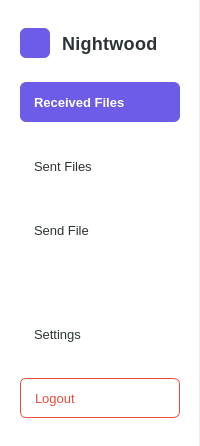
<?xml version="1.0" encoding="UTF-8"?>
<ui version="4.0">
 <class>NavBar</class>
 <widget class="QWidget" name="NavBar">
  <property name="minimumSize">
   <size>
    <width>200</width>
    <height>0</height>
   </size>
  </property>
  <property name="maximumSize">
   <size>
    <width>200</width>
    <height>16777215</height>
   </size>
  </property>
  <property name="styleSheet">
   <string notr="true">QWidget#NavBar {
  background-color: white;
  border-right: 1px solid #e9ecef;
}</string>
  </property>
  <layout class="QVBoxLayout" name="navBarLayout">
   <property name="spacing">
    <number>24</number>
   </property>
   <property name="leftMargin">
    <number>20</number>
   </property>
   <property name="topMargin">
    <number>28</number>
   </property>
   <property name="rightMargin">
    <number>20</number>
   </property>
   <property name="bottomMargin">
    <number>28</number>
   </property>
   <item>
    <layout class="QHBoxLayout" name="logoLayout">
     <property name="spacing">
      <number>12</number>
     </property>
     <item>
      <widget class="QLabel" name="logoLabel">
       <property name="minimumSize">
        <size>
         <width>30</width>
         <height>30</height>
        </size>
       </property>
       <property name="maximumSize">
        <size>
         <width>30</width>
         <height>30</height>
        </size>
       </property>
       <property name="styleSheet">
        <string notr="true">background-color: #6c5ce7;
border-radius: 6px;</string>
       </property>
       <property name="text">
        <string/>
       </property>
      </widget>
     </item>
     <item>
      <widget class="QLabel" name="logoTextLabel">
       <property name="styleSheet">
        <string notr="true">font-size: 18px; font-weight: 600; color: #2d3436; letter-spacing: 0.3px;</string>
       </property>
       <property name="text">
        <string>Nightwood</string>
       </property>
      </widget>
     </item>
    </layout>
   </item>
   <item>
    <widget class="QPushButton" name="receivedButton">
     <property name="minimumSize">
      <size>
       <width>0</width>
       <height>40</height>
      </size>
     </property>
     <property name="styleSheet">
      <string notr="true">QPushButton {
  font-size: 13px;
  font-weight: 500;
  color: white;
  background-color: #6c5ce7;
  border-radius: 6px;
  text-align: left;
  padding-left: 14px;
}
QPushButton:hover {
  background-color: #5049c9;
}
QPushButton:pressed {
  background-color: #4040b0;
}</string>
     </property>
     <property name="text">
      <string>Received Files</string>
     </property>
    </widget>
   </item>
   <item>
    <widget class="QPushButton" name="sentButton">
     <property name="minimumSize">
      <size>
       <width>0</width>
       <height>40</height>
      </size>
     </property>
     <property name="styleSheet">
      <string notr="true">QPushButton {
  font-size: 13px;
  color: #2d3436;
  background-color: transparent;
  border-radius: 6px;
  text-align: left;
  padding-left: 14px;
}
QPushButton:hover {
  background-color: #f8f9fa;
}
QPushButton:pressed {
  background-color: #e9ecef;
}</string>
     </property>
     <property name="text">
      <string>Sent Files</string>
     </property>
    </widget>
   </item>
   <item>
    <widget class="QPushButton" name="sendFileButton">
     <property name="minimumSize">
      <size>
       <width>0</width>
       <height>40</height>
      </size>
     </property>
     <property name="styleSheet">
      <string notr="true">QPushButton {
  font-size: 13px;
  color: #2d3436;
  background-color: transparent;
  border-radius: 6px;
  text-align: left;
  padding-left: 14px;
}
QPushButton:hover {
  background-color: #f8f9fa;
}
QPushButton:pressed {
  background-color: #e9ecef;
}</string>
     </property>
     <property name="text">
      <string>Send File</string>
     </property>
    </widget>
   </item>
   <item>
    <spacer name="verticalSpacer">
     <property name="orientation">
      <enum>Qt::Vertical</enum>
     </property>
     <property name="sizeHint" stdset="0">
      <size>
       <width>20</width>
       <height>40</height>
      </size>
     </property>
    </spacer>
   </item>
   <item>
    <widget class="QPushButton" name="settingsButton">
     <property name="minimumSize">
      <size>
       <width>0</width>
       <height>40</height>
      </size>
     </property>
     <property name="styleSheet">
      <string notr="true">QPushButton {
  font-size: 13px;
  color: #2d3436;
  background-color: transparent;
  border-radius: 6px;
  text-align: left;
  padding-left: 14px;
}
QPushButton:hover {
  background-color: #f8f9fa;
}
QPushButton:pressed {
  background-color: #e9ecef;
}</string>
     </property>
     <property name="text">
      <string>Settings</string>
     </property>
    </widget>
   </item>
   <item>
    <widget class="QPushButton" name="logoutButton">
     <property name="minimumSize">
      <size>
       <width>0</width>
       <height>40</height>
      </size>
     </property>
     <property name="styleSheet">
      <string notr="true">QPushButton {
  font-size: 13px;
  color: #e74c3c;
  background-color: transparent;
  border-radius: 6px;
  text-align: left;
  padding-left: 14px;
  border: 1px solid #e74c3c;
}
QPushButton:hover {
  background-color: #fff5f5;
  border-color: #c0392b;
}
QPushButton:pressed {
  background-color: #ffe3e3;
  border-color: #a93226;
}</string>
     </property>
     <property name="text">
      <string>Logout</string>
     </property>
    </widget>
   </item>
  </layout>
 </widget>
 <resources/>
 <connections/>
</ui>
